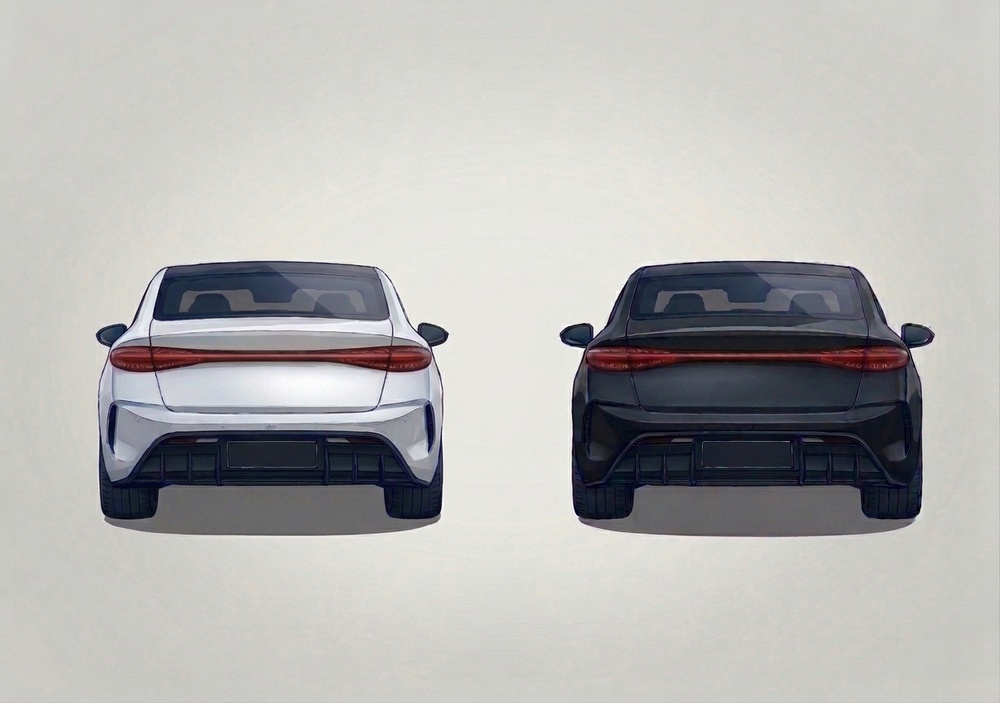
#> input picture tools/rearart/design.jpg, 1000 x 703 px, shrunk from 1229 x 864 before the run
$ python defringe.py design.jpg out.png
#> lines starting #> are read from the running program, lines starting #| are printed output that depends on the picture; after the words box and inside, x2 and y2 are one past the last pixel; in counts of white or black regions, pixels touching at a corner belong together
"""
Removes the light halo along the rear art's cut-out edges (tyres, bumper underside, body outline).

The car was cut out of a drawing on a white background: the semi-transparent pixels along the
silhouette (and the first opaque one or two) still carry that white in their colour. On the light
day road it doesn't show; on the dark night road it reads as a white outline round the tyres.

Fix: every edge pixel takes the colour of the solid surface just inside it (a local average of the
fully opaque pixels nearby), but only where the edge is lighter than that surface, so genuinely
light edges (the white car's body) are left alone. Alpha is untouched, so the outline, its smooth
anti-aliasing and the soft underbody shade stay exactly as they were. Fully transparent pixels next
to the car get the same colour too, so the lossy WebP encoder has no white-to-dark jump to ring on.

usage: python3 defringe.py <in.webp|png> [<out.webp>]        (in place when out is omitted)
also used by build.py before saving each base / paint layer.
"""
import sys
import numpy as np
from PIL import Image
from scipy import ndimage as nd


def lum(rgb):
    return rgb @ np.array([.299, .587, .114], np.float32)


def defringe(rgba, inset=2, reach=8, sigma=1.6, margin=6.0):
    """rgba: HxWx4 uint8 or float array. Returns a new uint8 array."""
#> called with inset = 2, reach = 8, sigma = 1.6, margin = 6
    a = np.asarray(rgba).astype(np.float32)
    rgb, al = a[..., :3], a[..., 3]
#> al: shape (703, 1000) float32; every value is 255
    solid = al >= 250
#> solid: shape (703, 1000) bool; every value is 1
    # the surface proper: opaque and not right on the edge (the first opaque pixels are tinted too)
    interior = nd.binary_erosion(solid, iterations=inset)
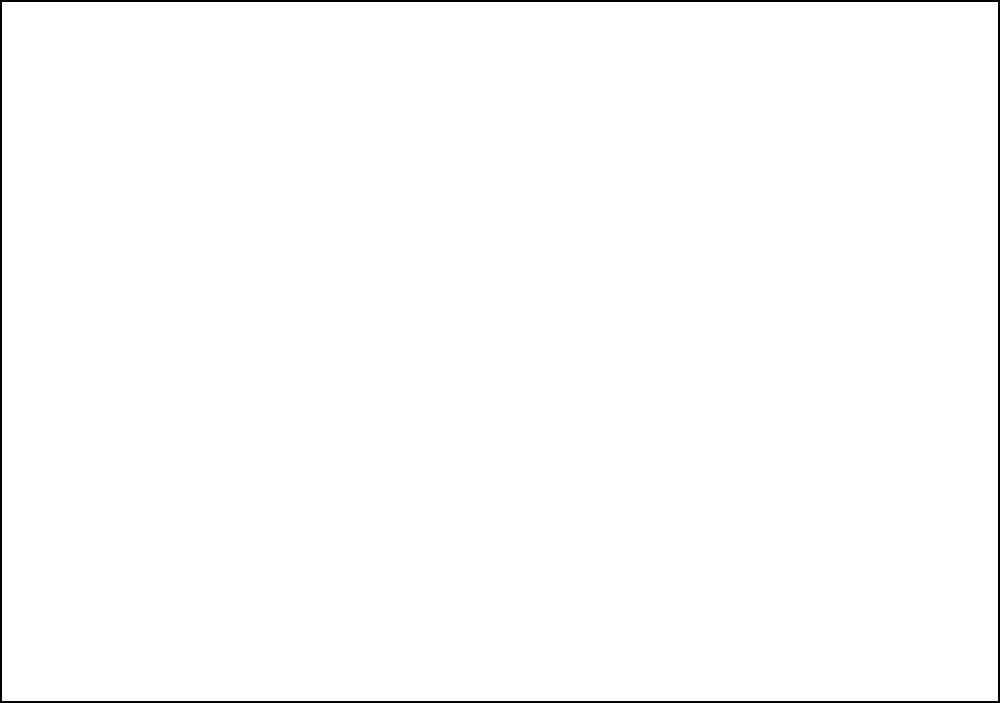
#> interior: shape (703, 1000) bool; 99% white; 1 black region, box (x1, y1, x2, y2) and area: (0, 0, 1000, 703) 6796
    if not interior.any():
        return np.clip(a, 0, 255).astype(np.uint8), 0
    # local average of interior colours (normalised convolution), then nearest interior colour
    # where no interior pixel is close enough for the average
    w = nd.gaussian_filter(interior.astype(np.float32), sigma)
    avg = np.stack([nd.gaussian_filter(rgb[..., k] * interior, sigma) for k in range(3)], -1)
    avg = avg / np.maximum(w, 1e-6)[..., None]
    dist, (iy, ix) = nd.distance_transform_edt(~interior, return_indices=True)
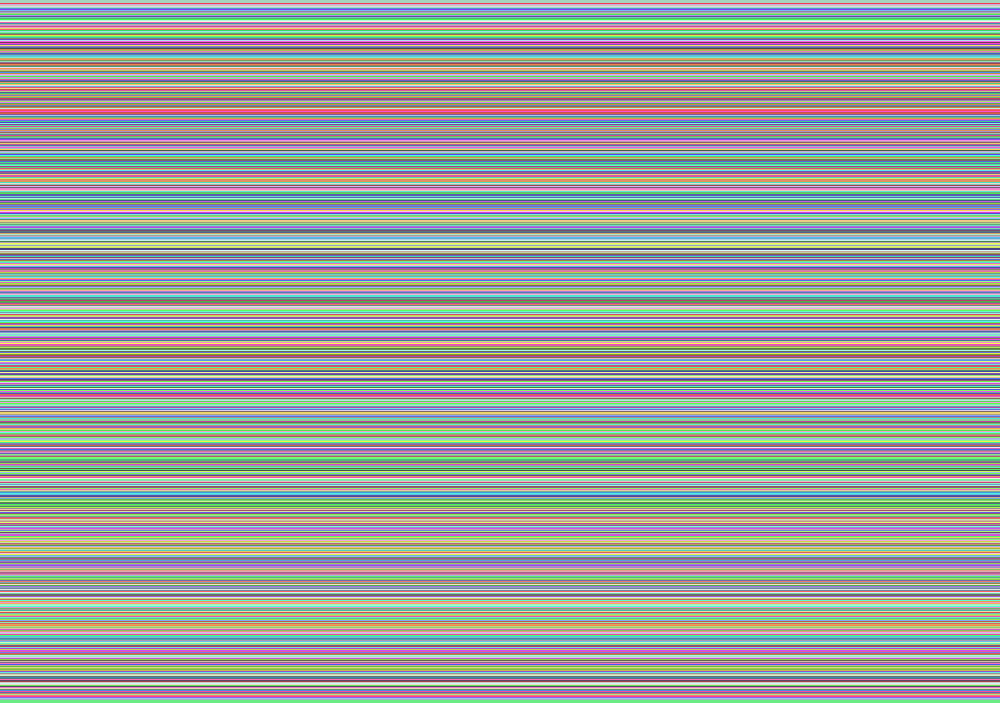
#> iy: shape (703, 1000) int32; 699 distinct labels, from 2 to 700; one colour per label, 0 black
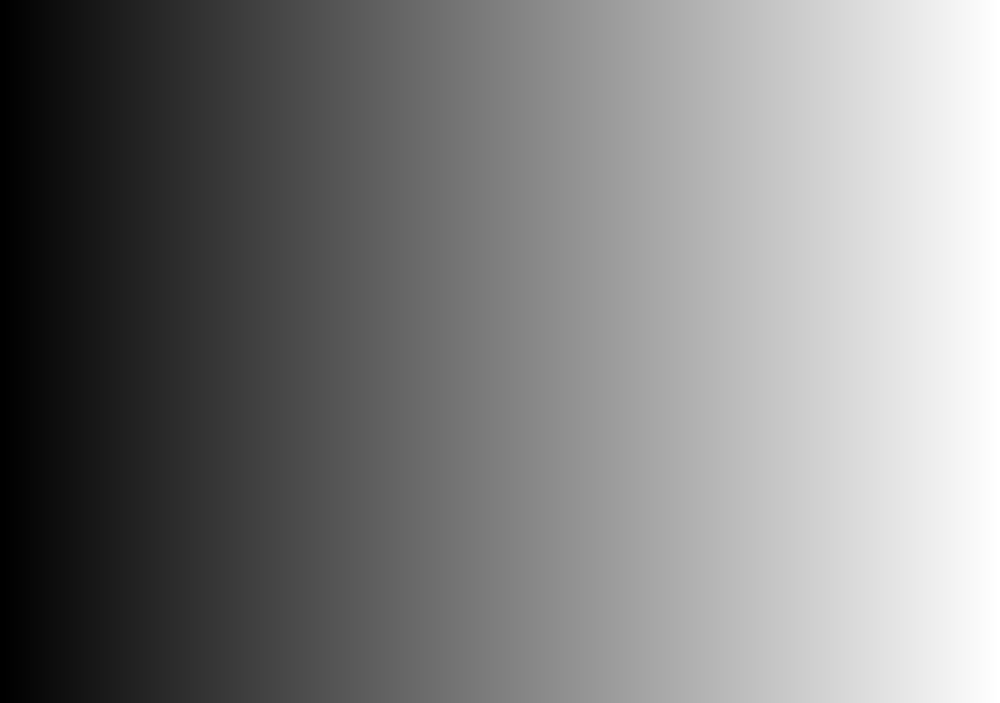
#> ix: shape (703, 1000) int32; min 2, max 997, mean 499.5; drawn with min black and max white
    nearest = rgb[iy, ix]
    src = np.where((w > 0.02)[..., None], avg, nearest)

    rim = (al > 0) & ~interior & (dist <= reach)
    lighter = lum(rgb) > lum(src) + margin
#> in lum, `return rgb @ np.array([.299, .587, .114], np.float32)`:
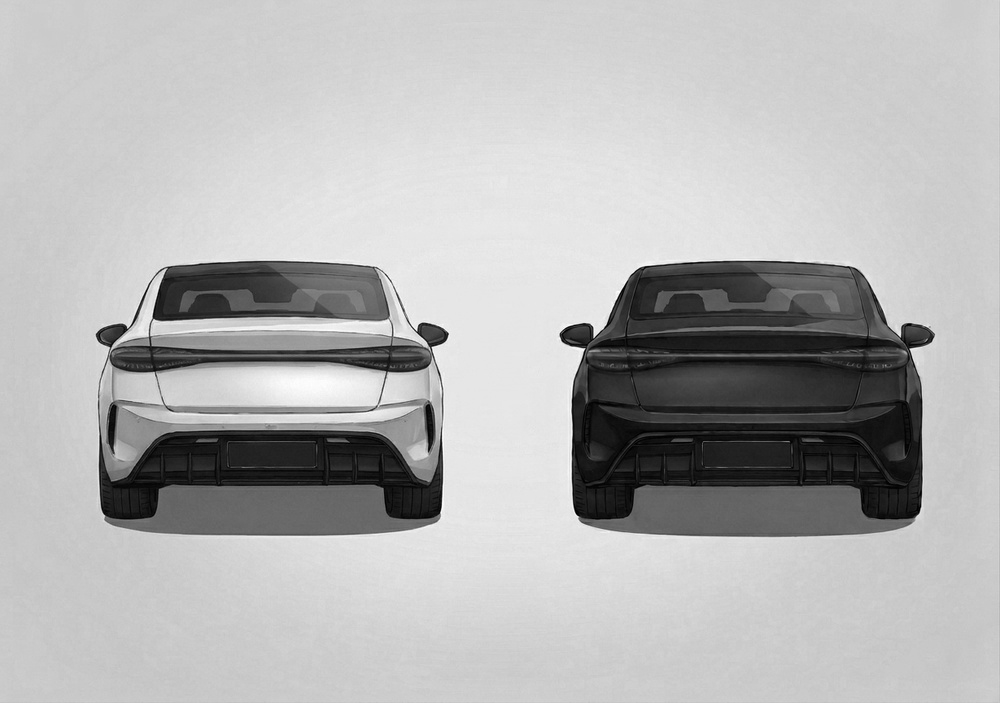
#> returned value: shape (703, 1000) float32; min 0, max 255, mean 179.8
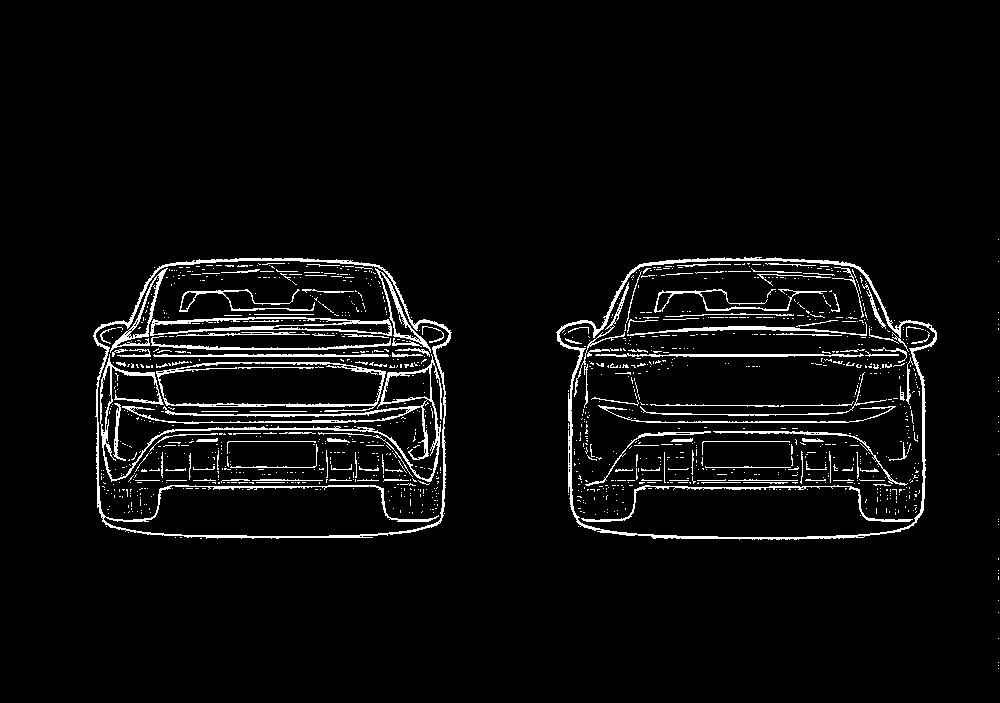
#> lighter: shape (703, 1000) bool; 4.6% white in thin lines or dots, all inside (x1, y1, x2, y2) = (93, 239, 999, 669)
    fix = rim & lighter
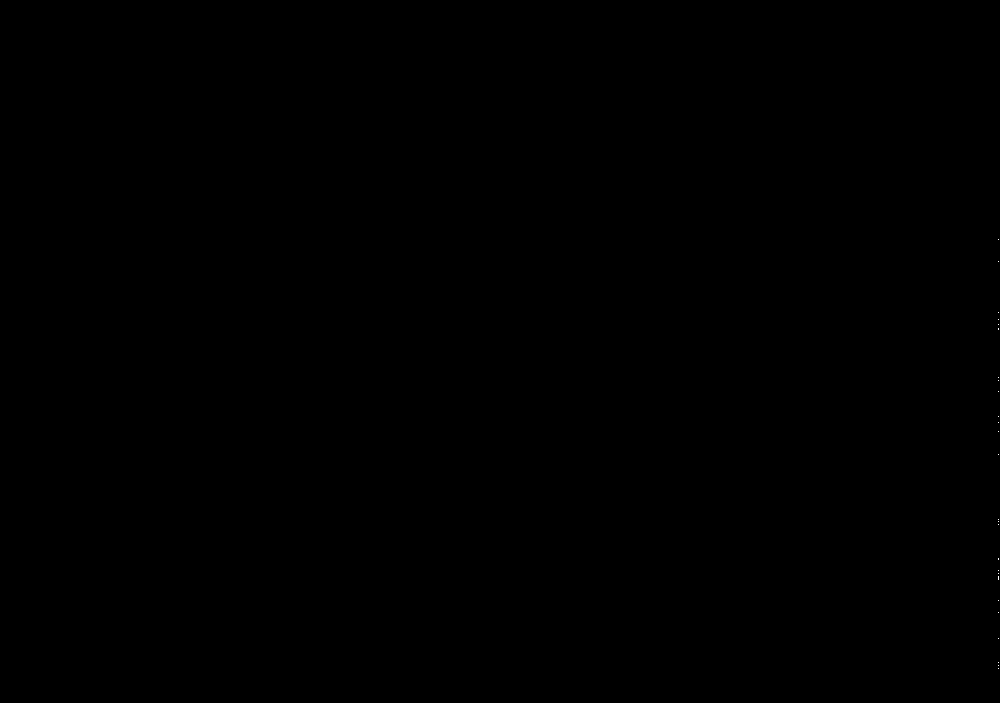
#> fix: shape (703, 1000) bool; 0% white in thin lines or dots, all inside (x1, y1, x2, y2) = (998, 239, 999, 669)
    out = rgb.copy()
    out[fix] = src[fix]
#> out: shape (703, 1000, 3) float32; mean R, G, B 180.5, 179.8, 178.2
    # transparent pixels around the car: same colour, so compression has no edge to ring on
    near = (al == 0) & (dist <= reach)
#> near: shape (703, 1000) bool; every value is 0
    out[near] = src[near]
    res = np.dstack([out, al])
    return np.clip(np.round(res), 0, 255).astype(np.uint8), int(fix.sum())


def main():
    src = sys.argv[1]
    dst = sys.argv[2] if len(sys.argv) > 2 else src
    im = np.asarray(Image.open(src).convert('RGBA'))
    out, n = defringe(im)
#> out: shape (703, 1000, 4)
#> n = 31
    Image.fromarray(out, 'RGBA').save(dst, 'WEBP', quality=92, method=6, alpha_quality=100, exact=True)
    print(f'{src}: {n} edge pixels recoloured -> {dst}')
#| design.jpg: 31 edge pixels recoloured -> out.png


if __name__ == '__main__':
    main()
